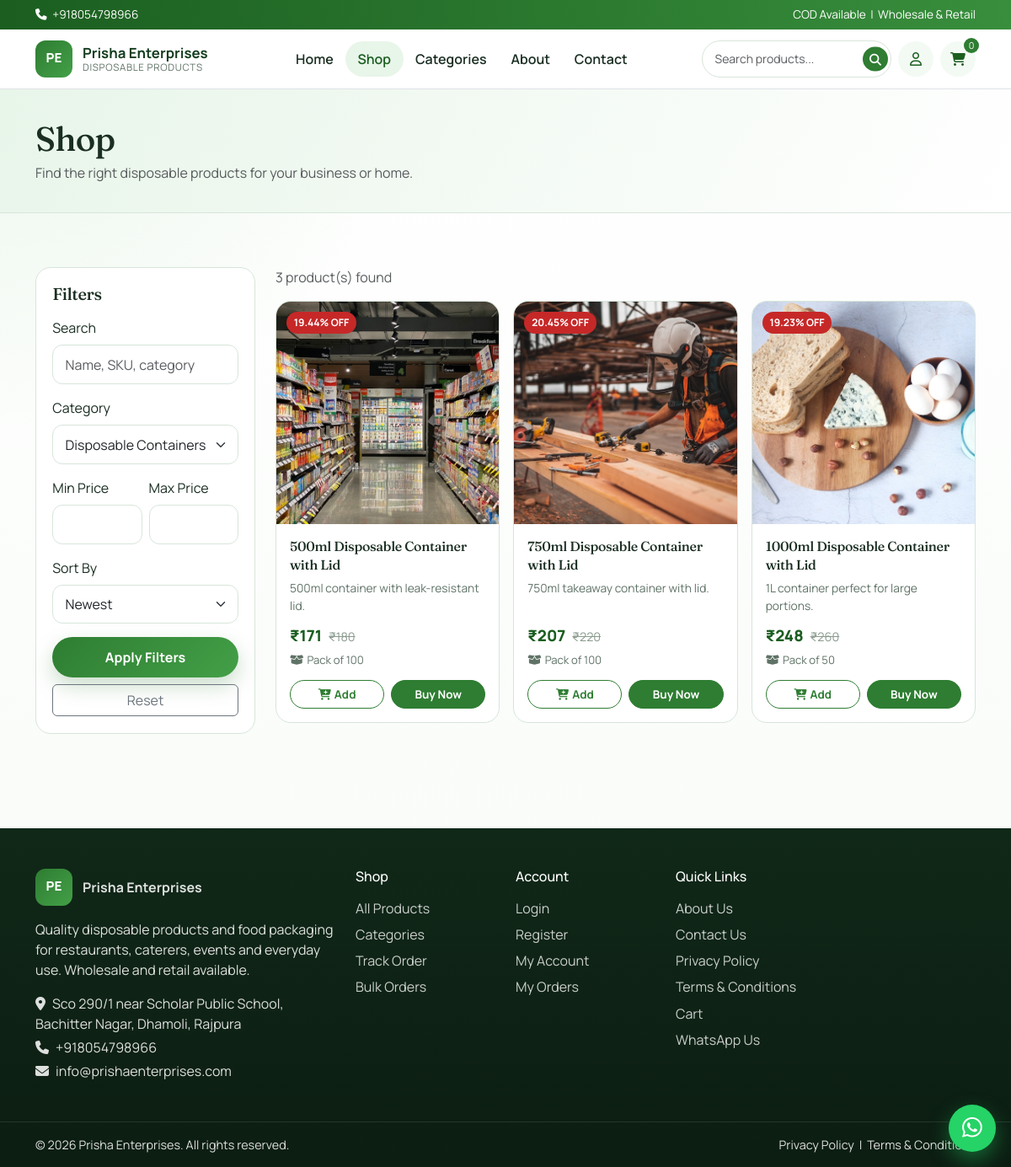
/shop.php?category=disposable-containers, run on the app's committed database.
### tables this page shows
CREATE TABLE settings (
  id INT UNSIGNED AUTO_INCREMENT PRIMARY KEY,
  setting_key VARCHAR(100) NOT NULL,
  setting_value TEXT NULL,
  UNIQUE KEY uk_settings_key (setting_key)
);

CREATE TABLE products (
  id INT UNSIGNED AUTO_INCREMENT PRIMARY KEY,
  category_id INT UNSIGNED NOT NULL,
  name VARCHAR(200) NOT NULL,
  slug VARCHAR(220) NOT NULL,
  sku VARCHAR(50) NOT NULL,
  description TEXT NULL,
  short_description VARCHAR(500) NULL,
  price DECIMAL(10,2) NOT NULL DEFAULT 0.00,
  mrp DECIMAL(10,2) NOT NULL DEFAULT 0.00,
  discount DECIMAL(5,2) NOT NULL DEFAULT 0.00,
  gst DECIMAL(5,2) NOT NULL DEFAULT 18.00,
  stock INT NOT NULL DEFAULT 0,
  pack_size VARCHAR(100) NULL,
  image VARCHAR(255) NULL,
  status ENUM('Active','Inactive') NOT NULL DEFAULT 'Active',
  featured TINYINT(1) NOT NULL DEFAULT 0,
  created_at TIMESTAMP DEFAULT CURRENT_TIMESTAMP,
  updated_at TIMESTAMP DEFAULT CURRENT_TIMESTAMP ON UPDATE CURRENT_TIMESTAMP,
  UNIQUE KEY uk_products_sku (sku),
  UNIQUE KEY uk_products_slug (slug),
  KEY idx_products_category_id (category_id),
  KEY idx_products_status (status),
  KEY idx_products_created_at (created_at),
  CONSTRAINT fk_products_category FOREIGN KEY (category_id) REFERENCES categories(id) ON UPDATE CASCADE
);

### shop.php (the view, shortened to what the rows shown need)
<?php
$pdo = getDB();
$categorySlug = trim((string)($_GET['category'] ?? ''));
$sort = (string)($_GET['sort'] ?? 'newest');
$page = max(1, (int)($_GET['page'] ?? 1));
$where = ["p.status = 'Active'"];
$params = [];
if ($categorySlug !== '') {
    $where[] = 'c.slug = ?';
    $params[] = $categorySlug;
}
$orderBy = match ($sort) {
    'price_asc' => '(p.price * (1 + COALESCE(p.gst, 0) / 100)) ASC',
    'price_desc' => '(p.price * (1 + COALESCE(p.gst, 0) / 100)) DESC',
    'name' => 'p.name ASC',
    default => 'p.created_at DESC',
};
$sqlWhere = implode(' AND ', $where);
$countStmt = $pdo->prepare("SELECT COUNT(*) FROM products p JOIN categories c ON c.id = p.category_id WHERE $sqlWhere");
$countStmt->execute($params);
$total = (int)$countStmt->fetchColumn();
$pager = paginate($total, $page, 12);
$stmt = $pdo->prepare(
    "SELECT p.*, c.name AS category_name FROM products p
     JOIN categories c ON c.id = p.category_id
     WHERE $sqlWhere ORDER BY $orderBy LIMIT {$pager['per_page']} OFFSET {$pager['offset']}"
);
$stmt->execute($params);
$products = $stmt->fetchAll();
include __DIR__ . '/includes/header.php';
?>
<section class="page-hero">
  <div class="container">
    <h1 class="mb-1">Shop</h1>
  </div>
</section>
<section class="section-pad">
  <div class="container">
    <div class="row g-4">
      <div class="col-lg-3">
        <form class="filter-box" method="get" action="<?= e(url('shop.php')) ?>">
          <h2 class="h5 mb-3">Filters</h2>
        </form>
      </div>
      <div class="col-lg-9">
        <?php if (!$products): ?>
          <div class="alert alert-light border">No products matched your filters.</div>
        <?php else: ?>
          <div class="row g-3">
            <?php foreach ($products as $product): ?>
              <div class="col-6 col-md-4">
                <?php include __DIR__ . '/includes/product-card.php'; ?>
              </div>
            <?php endforeach; ?>
          </div>
        <?php endif; ?>
      </div>
    </div>
  </div>
</section>
<?php include __DIR__ . '/includes/footer.php'; ?>

### includes/header.php (shortened to what the rows shown need)
<?php
$bodyClass = $bodyClass ?? '';
$whatsapp = get_setting('whatsapp_number', '918054798966');
$businessPhone = get_setting('phone', '+918054798966');
?>
<!DOCTYPE html>
<html lang="en">
<head>
  <link href="https://cdn.jsdelivr.net/npm/bootstrap@5.3.3/dist/css/bootstrap.min.css" rel="stylesheet">
  <link href="https://cdnjs.cloudflare.com/ajax/libs/font-awesome/6.5.2/css/all.min.css" rel="stylesheet">
  <link href="<?= e(asset('css/style.css')) ?>" rel="stylesheet">
</head>
<body class="<?= e($bodyClass) ?>">
<header class="site-header sticky-top">
  <div class="top-bar d-none d-md-block">
    <div class="container d-flex justify-content-between align-items-center">
      <div><i class="fa-solid fa-phone me-1"></i> <?= e($businessPhone) ?></div>
      <div>COD Available &nbsp;|&nbsp; Wholesale & Retail</div>
    </div>
  </div>
</header>
<main>

### includes/product-card.php (shortened to what the rows shown need)
<?php
$displayPrice = product_price_incl_gst($product);
$mrp = (float)$product['mrp'];
$discount = (float)$product['discount'];
?>
<div class="product-card">
  <div class="img-wrap">
    <?php if ($discount > 0 && $mrp > $displayPrice): ?>
      <span class="discount-badge"><?= e(rtrim(rtrim(number_format($discount, 2), '0'), '.')) ?>% OFF</span>
    <?php endif; ?>
    <a href="<?= e(url('product.php?id=' . (int)$product['id'])) ?>">
      <img src="<?= e(product_image_url($product['image'] ?? null)) ?>" alt="<?= e($product['name']) ?>" loading="lazy">
    </a>
  </div>
  <div class="body">
    <h3><a href="<?= e(url('product.php?id=' . (int)$product['id'])) ?>"><?= e($product['name']) ?></a></h3>
    <?php if (!empty($product['short_description'])): ?>
      <p class="short"><?= e($product['short_description']) ?></p>
    <?php endif; ?>
    <div class="price-row">
      <span class="price"><?= e(format_money($displayPrice)) ?></span>
      <?php if ($mrp > $displayPrice): ?>
        <span class="mrp"><?= e(format_money($mrp)) ?></span>
      <?php endif; ?>
    </div>
    <?php if (!empty($product['pack_size'])): ?>
      <div class="pack-size"><i class="fa-solid fa-box-open me-1"></i><?= e($product['pack_size']) ?></div>
    <?php endif; ?>
    <div class="product-actions">
      <button type="button" class="btn btn-outline-success" data-add-to-cart data-product-id="<?= (int)$product['id'] ?>" <?= (int)$product['stock'] <= 0 ? 'disabled' : '' ?>>
        <i class="fa-solid fa-cart-plus me-1"></i>Add
      </button>
      <button type="button" class="btn btn-success" data-buy-now data-product-id="<?= (int)$product['id'] ?>" <?= (int)$product['stock'] <= 0 ? 'disabled' : '' ?>>
        Buy Now
      </button>
    </div>
  </div>
</div>

### includes/footer.php (shortened to what the rows shown need)
<?php
$whatsapp = get_setting('whatsapp_number', '918054798966');
$businessName = get_setting('business_name', SITE_NAME);
$businessPhone = get_setting('phone', '');
$businessEmail = get_setting('email', '');
$businessAddress = get_setting('address', '');
?>
</main>
<footer class="site-footer mt-5">
  <div class="container py-5">
    <div class="row g-4">
      <div class="col-lg-4">
        <div class="footer-brand mb-3">
          <span class="brand-mark">PE</span>
          <strong><?= e($businessName) ?></strong>
        </div>
        <p class="mb-3">Quality disposable products and food packaging for restaurants, caterers, events and everyday use. Wholesale and retail available.</p>
        <p class="mb-1"><i class="fa-solid fa-location-dot me-2"></i><?= e($businessAddress) ?></p>
        <p class="mb-1"><i class="fa-solid fa-phone me-2"></i><?= e($businessPhone) ?></p>
        <p class="mb-0"><i class="fa-solid fa-envelope me-2"></i><?= e($businessEmail) ?></p>
      </div>
    </div>
  </div>
</footer>
</body>
</html>

### data on the page
settings: setting_value "+918054798966"
products: discount "19.44", image (picture), name "500ml Disposable Container with Lid", short_description "500ml container with leak-resistant lid.", format_money($displayPrice) "₹171", mrp "₹180", pack_size "Pack of 100"
products: discount "20.45", image (picture), name "750ml Disposable Container with Lid", short_description "750ml takeaway container with lid.", format_money($displayPrice) "₹207", mrp "₹220", pack_size "Pack of 100"
products: discount "19.23", image (picture), name "1000ml Disposable Container with Lid", short_description "1L container perfect for large portions.", format_money($displayPrice) "₹248", mrp "₹260", pack_size "Pack of 50"
settings: setting_value "Sco 290/1 near Scholar Public School, Bachitter Nagar, Dhamoli, Rajpura"

### other printed values
cart_count() "0"
$total "3"
$businessName "Prisha Enterprises"
$businessPhone "+918054798966"
$businessEmail "info@prishaenterprises.com"
form field category "Disposable Containers"
